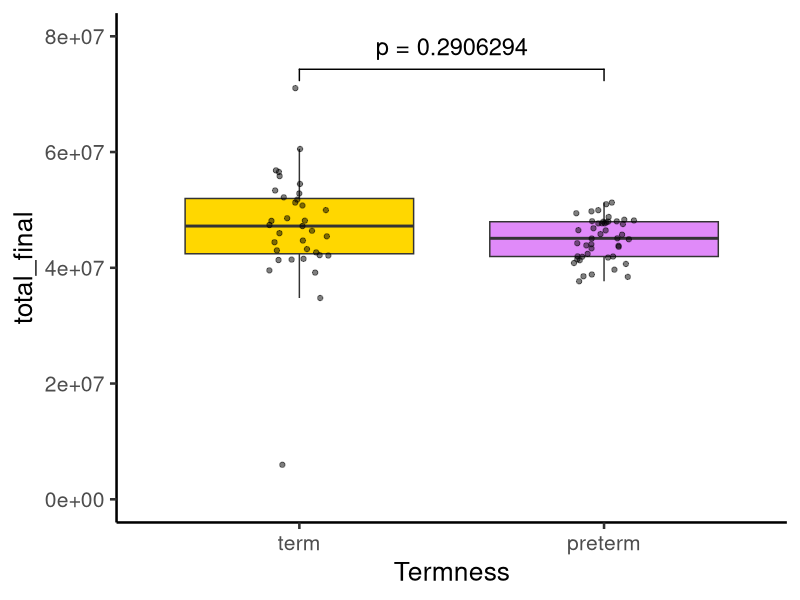
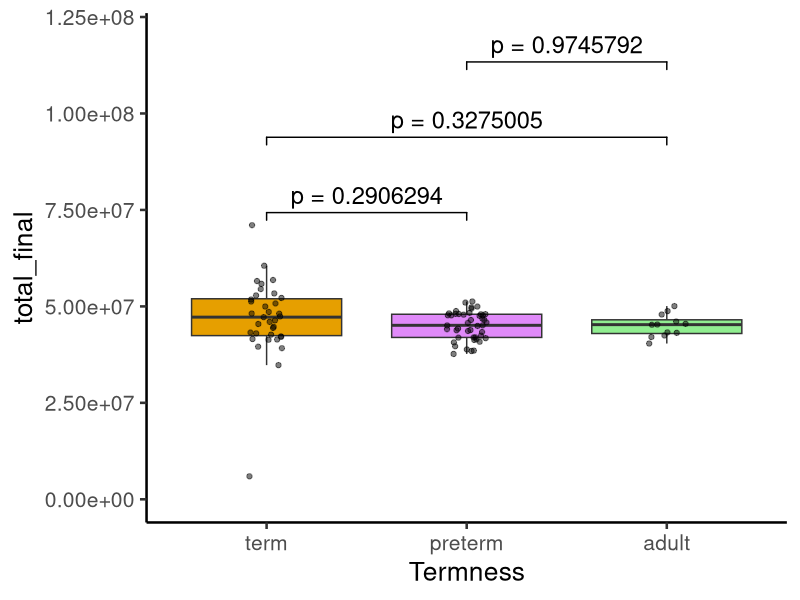
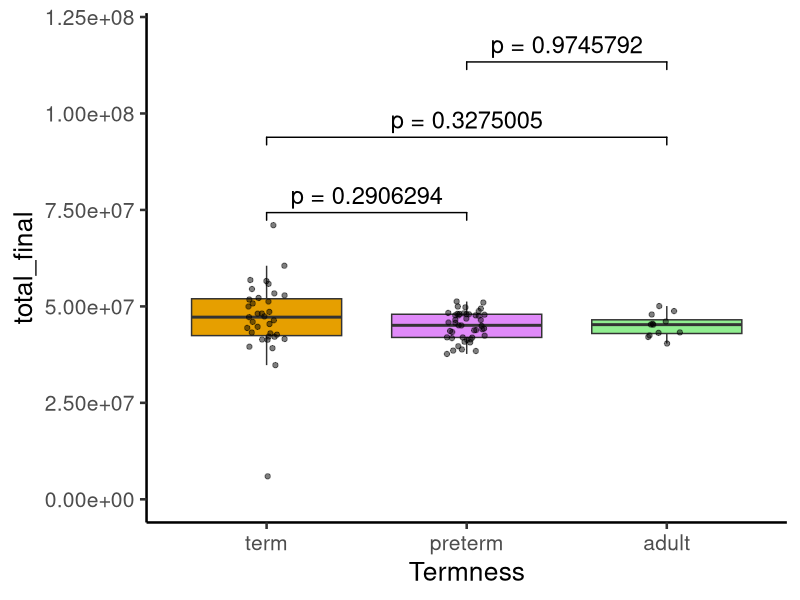

Write the R code that produced these figures, in order.
## ---- chunk 1
df_quality <- read.delim("quality_summary.tsv")
df_quality -> df_quality_ok
library(readxl)
df_clinic <- read_excel("df_clinic_final.xlsx")
df_clinic <- as.data.frame(df_clinic)
## ---- chunk 2
df_quality <- df_quality[df_quality$Sample %in% df_clinic$Sample, ]
## ---- chunk 3
df_quality_all <- merge(x = df_quality,
                        y = df_clinic[ , c("Sample", "Termness")],
                        all.x = TRUE,
                        by = "Sample")
## ---- chunk 4
df_quality_all$Termness <- factor(df_quality_all$Termness,
                                  levels = c("term",
                                             "preterm"))
## ---- chunk 5
library(ggplot2)
library(ggsignif)

ggplot(data = df_quality_all,
       mapping = aes(x = Termness,
                     y = total_final,
                     fill = Termness)) +
  
  geom_boxplot(outliers = F) +

  geom_jitter(width = 0.1,
              alpha = 0.5) +
  
  scale_y_continuous(limits = c(0e7,8e7)) +
  
  scale_fill_manual(values = c("#FFD700", "#E08AF9")) +
  
   ggsignif:::geom_signif(comparisons =  list(c("term", "preterm")),
                         map_signif_level = function(p_ok) {

                          capture.output(cat(p_ok)) -> p_ok_final
                         paste0("p", " = ", p_ok_final)

                         },
                         textsize = 6,
                         vjust = -0.5,
                         # step_increase = 0.6,
                         test = "t.test",
                         test.args = list(paired = F)
                         ) +
  
  theme_classic(base_size = 19) +
  
  theme(legend.position = "none")

# ggsave(filename = "FIGURE_1_QUALITY_TRIMMING.svg",
#        width = 9,
#        height = 6)
## ---- chunk 6
df_quality_adult <- df_quality_ok[82:93 , ]

df_quality_adult$Termness <- "adult"

df_quality_final <- rbind(df_quality_all, 
                          df_quality_adult)
## ---- chunk 7
ggplot(data = df_quality_final ,
       mapping = aes(x = Termness,
                     y = total_final,
                     fill = Termness)) +
  
  geom_boxplot(outliers = F) +

  geom_jitter(width = 0.1,
              alpha = 0.5) +
  
  scale_y_continuous(limits = c(0e7,12e7)) +
  
  scale_fill_manual(values = c("#E69F00", "#E08AF9", "lightgreen")) +
  
   ggsignif:::geom_signif(comparisons =  list(c("term", "preterm"),
                                              c("term", "adult"),
                                              c("preterm", "adult")),
                         map_signif_level = function(p_ok) {

                          capture.output(cat(p_ok)) -> p_ok_final
                         paste0("p", " = ", p_ok_final)

                         },
                         textsize = 6,
                         vjust = -0.2,
                         step_increase = 0.3,
                         test = "t.test",
                         test.args = list(paired = F)
                         ) +
  
  theme_classic(base_size = 19) +
  
  theme(legend.position = "none")

ggsave(filename = "FIGURE_1_QUALITY_TRIMMING_ADULT.svg",
       width = 9,
       height = 6)
